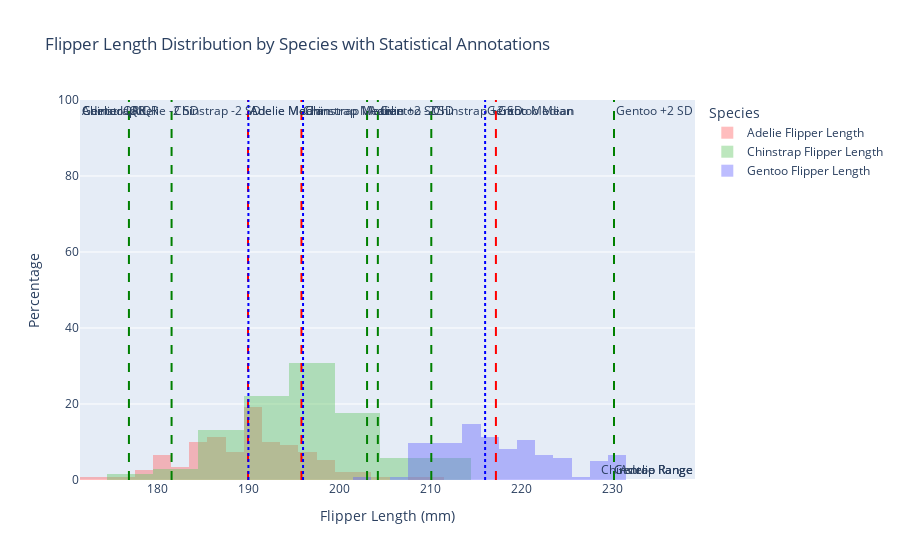

The notebook cell saved with this chart:
### Markdown cell above
question1. Use fig.add[h/v]line()_ and fig.add[h/v]rect()_ to mark, respspectively, location (mean and median) and scale (range, interquartile range, and a range defined by two standard deviations away from the mean in both directions) of flipper_length_mm for each species onto plotly histograms of flipper_length_mm for each species in the penguins dataset

### Code cell
import plotly.express as px
import plotly.graph_objects as go
import pandas as pd

# Load the penguins dataset
url = "https://raw.githubusercontent.com/mwaskom/seaborn-data/master/penguins.csv"
penguins = pd.read_csv(url)

# Create a figure for the histogram
fig = go.Figure()

# Define colors for species
species_colors = {
    'Adelie': 'rgba(255, 100, 102, 0.7)',
    'Chinstrap': 'rgba(100, 200, 102, 0.7)',
    'Gentoo': 'rgba(100, 100, 255, 0.7)'
}

# Iterate through each species to create histograms
for species in penguins['species'].unique():
    species_data = penguins[penguins['species'] == species]
    mean = species_data['flipper_length_mm'].mean()
    median = species_data['flipper_length_mm'].median()
    std_dev = species_data['flipper_length_mm'].std()
    range_min = species_data['flipper_length_mm'].min()
    range_max = species_data['flipper_length_mm'].max()
    iqr_lower = species_data['flipper_length_mm'].quantile(0.25)
    iqr_upper = species_data['flipper_length_mm'].quantile(0.75)
    
    # Add histogram trace for species
    fig.add_trace(go.Histogram(
        x=species_data['flipper_length_mm'],
        name=f'{species} Flipper Length',
        marker_color=species_colors[species],
        opacity=0.6,
        histnorm='percent'
    ))

    # Add lines and rectangles for statistics (mean, median, SD, range, IQR)
    fig.add_vline(x=mean, line_dash='dash', line_color='red', annotation_text=f'{species} Mean', 
                  annotation_position="top right")
    fig.add_vline(x=median, line_dash='dot', line_color='blue', annotation_text=f'{species} Median', 
                  annotation_position="top right")
    fig.add_vline(x=mean - 2 * std_dev, line_dash='dash', line_color='green', annotation_text=f'{species} -2 SD', 
                  annotation_position="top right")
    fig.add_vline(x=mean + 2 * std_dev, line_dash='dash', line_color='green', annotation_text=f'{species} +2 SD', 
                  annotation_position="top right")
    fig.add_hrect(y0=0, y1=100, x0=iqr_lower, x1=iqr_upper, 
                  fillcolor='rgba(100,100,80,0.3)', line_width=0, 
                  annotation_text=f'{species} IQR', annotation_position="top left")
    fig.add_hrect(y0=0, y1=100, x0=range_min, x1=range_max, 
                  fillcolor='rgba(0,100,80,0.2)', line_width=0, 
                  annotation_text=f'{species} Range', annotation_position="bottom right")

# Update layout with legend
fig.update_layout(
    title='Flipper Length Distribution by Species with Statistical Annotations',
    xaxis_title='Flipper Length (mm)',
    yaxis_title='Percentage',
    barmode='overlay',
    legend_title_text='Species',
    showlegend=True
)

# Show the figure
fig.show()

### Figure 1 — Plotly figure (JSON) as saved in the notebook; plotly's stock layout.template omitted (floating-point values rounded to 4 significant figures; data arrays with more than 128 entries replaced by an {"elided": "..."} marker saying what was removed)
{"data": [{"histnorm": "percent", "marker": {"color": "rgba(255, 100, 102, 0.7)"}, "name": "Adelie Flipper Length", "opacity": 0.6, "type": "histogram", "x": {"elided": "152 int values"}}, {"histnorm": "percent", "marker": {"color": "rgba(100, 200, 102, 0.7)"}, "name": "Chinstrap Flipper Length", "opacity": 0.6, "type": "histogram", "x": [192, 196, 193, 188, 197, 198, 178, 197, 195, 198, 193, 194, 185, 201, 190, 201, 197, 181, 190, 195, 181, 191, 187, 193, 195, 197, 200, 200, 191, 205, 187, 201, 187, 203, 195, 199, 195, 210, 192, 205, 210, 187, 196, 196, 196, 201, 190, 212, 187, 198, 199, 201, 193, 203, 187, 197, 191, 203, 202, 194, 206, 189, 195, 207, 202, 193, 210, 198]}, {"histnorm": "percent", "marker": {"color": "rgba(100, 100, 255, 0.7)"}, "name": "Gentoo Flipper Length", "opacity": 0.6, "type": "histogram", "x": [211, 230, 210, 218, 215, 210, 211, 219, 209, 215, 214, 216, 214, 213, 210, 217, 210, 221, 209, 222, 218, 215, 213, 215, 215, 215, 216, 215, 210, 220, 222, 209, 207, 230, 220, 220, 213, 219, 208, 208, 208, 225, 210, 216, 222, 217, 210, 225, 213, 215, 210, 220, 210, 225, 217, 220, 208, 220, 208, 224, 208, 221, 214, 231, 219, 230, 214, 229, 220, 223, 216, 221, 221, 217, 216, 230, 209, 220, 215, 223, 212, 221, 212, 224, 212, 228, 218, 218, 212, 230, 218, 228, 212, 224, 214, 226, 216, 222, 203, 225, 219, 228, 215, 228, 216, 215, 210, 219, 208, 209, 216, 229, 213, 230, 217, 230, 217, 222, 214, null, 215, 222, 212, 213]}], "layout": {"annotations": [{"showarrow": false, "text": "Adelie Mean", "x": 190.0, "xanchor": "left", "xref": "x", "y": 1, "yanchor": "top", "yref": "y domain"}, {"showarrow": false, "text": "Adelie Median", "x": 190, "xanchor": "left", "xref": "x", "y": 1, "yanchor": "top", "yref": "y domain"}, {"showarrow": false, "text": "Adelie -2 SD", "x": 176.9, "xanchor": "left", "xref": "x", "y": 1, "yanchor": "top", "yref": "y domain"}, {"showarrow": false, "text": "Adelie +2 SD", "x": 203.0, "xanchor": "left", "xref": "x", "y": 1, "yanchor": "top", "yref": "y domain"}, {"showarrow": false, "text": "Adelie IQR", "x": 0, "xanchor": "left", "xref": "x domain", "y": 100, "yanchor": "top", "yref": "y"}, {"showarrow": false, "text": "Adelie Range", "x": 1, "xanchor": "right", "xref": "x domain", "y": 0, "yanchor": "bottom", "yref": "y"}, {"showarrow": false, "text": "Chinstrap Mean", "x": 195.8, "xanchor": "left", "xref": "x", "y": 1, "yanchor": "top", "yref": "y domain"}, {"showarrow": false, "text": "Chinstrap Median", "x": 196, "xanchor": "left", "xref": "x", "y": 1, "yanchor": "top", "yref": "y domain"}, {"showarrow": false, "text": "Chinstrap -2 SD", "x": 181.6, "xanchor": "left", "xref": "x", "y": 1, "yanchor": "top", "yref": "y domain"}, {"showarrow": false, "text": "Chinstrap +2 SD", "x": 210.1, "xanchor": "left", "xref": "x", "y": 1, "yanchor": "top", "yref": "y domain"}, {"showarrow": false, "text": "Chinstrap IQR", "x": 0, "xanchor": "left", "xref": "x domain", "y": 100, "yanchor": "top", "yref": "y"}, {"showarrow": false, "text": "Chinstrap Range", "x": 1, "xanchor": "right", "xref": "x domain", "y": 0, "yanchor": "bottom", "yref": "y"}, {"showarrow": false, "text": "Gentoo Mean", "x": 217.2, "xanchor": "left", "xref": "x", "y": 1, "yanchor": "top", "yref": "y domain"}, {"showarrow": false, "text": "Gentoo Median", "x": 216, "xanchor": "left", "xref": "x", "y": 1, "yanchor": "top", "yref": "y domain"}, {"showarrow": false, "text": "Gentoo -2 SD", "x": 204.2, "xanchor": "left", "xref": "x", "y": 1, "yanchor": "top", "yref": "y domain"}, {"showarrow": false, "text": "Gentoo +2 SD", "x": 230.2, "xanchor": "left", "xref": "x", "y": 1, "yanchor": "top", "yref": "y domain"}, {"showarrow": false, "text": "Gentoo IQR", "x": 0, "xanchor": "left", "xref": "x domain", "y": 100, "yanchor": "top", "yref": "y"}, {"showarrow": false, "text": "Gentoo Range", "x": 1, "xanchor": "right", "xref": "x domain", "y": 0, "yanchor": "bottom", "yref": "y"}], "barmode": "overlay", "legend": {"title": {"text": "Species"}}, "shapes": [{"line": {"color": "red", "dash": "dash"}, "type": "line", "x0": 190.0, "x1": 190.0, "xref": "x", "y0": 0, "y1": 1, "yref": "y domain"}, {"line": {"color": "blue", "dash": "dot"}, "type": "line", "x0": 190, "x1": 190, "xref": "x", "y0": 0, "y1": 1, "yref": "y domain"}, {"line": {"color": "green", "dash": "dash"}, "type": "line", "x0": 176.9, "x1": 176.9, "xref": "x", "y0": 0, "y1": 1, "yref": "y domain"}, {"line": {"color": "green", "dash": "dash"}, "type": "line", "x0": 203.0, "x1": 203.0, "xref": "x", "y0": 0, "y1": 1, "yref": "y domain"}, {"fillcolor": "rgba(100,100,80,0.3)", "line": {"width": 0}, "type": "rect", "x0": 186, "x1": 195, "xref": "x domain", "y0": 0, "y1": 100, "yref": "y"}, {"fillcolor": "rgba(0,100,80,0.2)", "line": {"width": 0}, "type": "rect", "x0": 172, "x1": 210, "xref": "x domain", "y0": 0, "y1": 100, "yref": "y"}, {"line": {"color": "red", "dash": "dash"}, "type": "line", "x0": 195.8, "x1": 195.8, "xref": "x", "y0": 0, "y1": 1, "yref": "y domain"}, {"line": {"color": "blue", "dash": "dot"}, "type": "line", "x0": 196, "x1": 196, "xref": "x", "y0": 0, "y1": 1, "yref": "y domain"}, {"line": {"color": "green", "dash": "dash"}, "type": "line", "x0": 181.6, "x1": 181.6, "xref": "x", "y0": 0, "y1": 1, "yref": "y domain"}, {"line": {"color": "green", "dash": "dash"}, "type": "line", "x0": 210.1, "x1": 210.1, "xref": "x", "y0": 0, "y1": 1, "yref": "y domain"}, {"fillcolor": "rgba(100,100,80,0.3)", "line": {"width": 0}, "type": "rect", "x0": 191, "x1": 201, "xref": "x domain", "y0": 0, "y1": 100, "yref": "y"}, {"fillcolor": "rgba(0,100,80,0.2)", "line": {"width": 0}, "type": "rect", "x0": 178, "x1": 212, "xref": "x domain", "y0": 0, "y1": 100, "yref": "y"}, {"line": {"color": "red", "dash": "dash"}, "type": "line", "x0": 217.2, "x1": 217.2, "xref": "x", "y0": 0, "y1": 1, "yref": "y domain"}, {"line": {"color": "blue", "dash": "dot"}, "type": "line", "x0": 216, "x1": 216, "xref": "x", "y0": 0, "y1": 1, "yref": "y domain"}, {"line": {"color": "green", "dash": "dash"}, "type": "line", "x0": 204.2, "x1": 204.2, "xref": "x", "y0": 0, "y1": 1, "yref": "y domain"}, {"line": {"color": "green", "dash": "dash"}, "type": "line", "x0": 230.2, "x1": 230.2, "xref": "x", "y0": 0, "y1": 1, "yref": "y domain"}, {"fillcolor": "rgba(100,100,80,0.3)", "line": {"width": 0}, "type": "rect", "x0": 212, "x1": 221, "xref": "x domain", "y0": 0, "y1": 100, "yref": "y"}, {"fillcolor": "rgba(0,100,80,0.2)", "line": {"width": 0}, "type": "rect", "x0": 203, "x1": 231, "xref": "x domain", "y0": 0, "y1": 100, "yref": "y"}], "showlegend": true, "title": {"text": "Flipper Length Distribution by Species with Statistical Annotations"}, "xaxis": {"title": {"text": "Flipper Length (mm)"}}, "yaxis": {"title": {"text": "Percentage"}}}}
